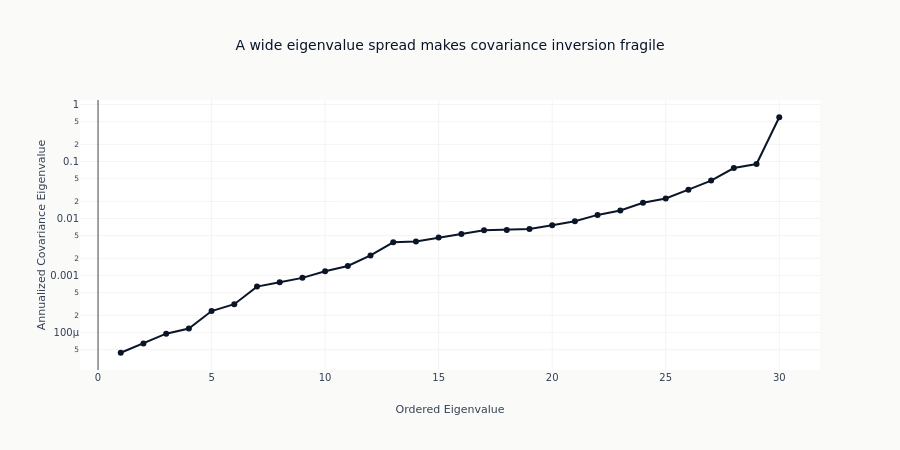

Notebook code for this chart:
### Code cell
# The covariance eigenvalue spectrum shows why inversion would be unstable.
cov_eigenvalues = np.linalg.eigvalsh(geometry_cov)
eigenvalue_rank = np.arange(1, len(cov_eigenvalues) + 1)

fig = px.line(
    x=eigenvalue_rank,
    y=np.sort(cov_eigenvalues),
    markers=True,
    log_y=True,
    labels={"x": "Ordered Eigenvalue", "y": "Annualized Covariance Eigenvalue"},
    color_discrete_sequence=[COLORS["blue"]],
    title="A wide eigenvalue spread makes covariance inversion fragile",
)
fig.update_layout(height=450)
fig.show()

### Figure 1 — Plotly figure (JSON) as saved in the notebook; plotly's stock layout.template omitted (floating-point values rounded to 4 significant figures)
{"data": [{"hovertemplate": "Ordered Eigenvalue=%{x}<br>Annualized Covariance Eigenvalue=%{y}<extra></extra>", "legendgroup": "", "line": {"color": "#0a1628", "dash": "solid"}, "marker": {"symbol": "circle"}, "mode": "lines+markers", "name": "", "orientation": "v", "showlegend": false, "type": "scatter", "x": [1, 2, 3, 4, 5, 6, 7, 8, 9, 10, 11, 12, 13, 14, 15, 16, 17, 18, 19, 20, 21, 22, 23, 24, 25, 26, 27, 28, 29, 30], "xaxis": "x", "y": [4.407e-05, 6.379e-05, 9.519e-05, 0.0001171, 0.0002373, 0.0003139, 0.0006385, 0.0007633, 0.0009087, 0.001185, 0.00147, 0.002247, 0.003825, 0.003959, 0.004649, 0.005325, 0.006198, 0.006305, 0.006561, 0.007631, 0.008928, 0.01157, 0.01382, 0.01895, 0.02249, 0.03211, 0.04627, 0.07693, 0.09027, 0.5986], "yaxis": "y"}], "layout": {"height": 450, "legend": {"tracegroupgap": 0}, "title": {"text": "A wide eigenvalue spread makes covariance inversion fragile"}, "xaxis": {"anchor": "y", "domain": [0.0, 1.0], "title": {"text": "Ordered Eigenvalue"}}, "yaxis": {"anchor": "x", "domain": [0.0, 1.0], "title": {"text": "Annualized Covariance Eigenvalue"}, "type": "log"}}}
